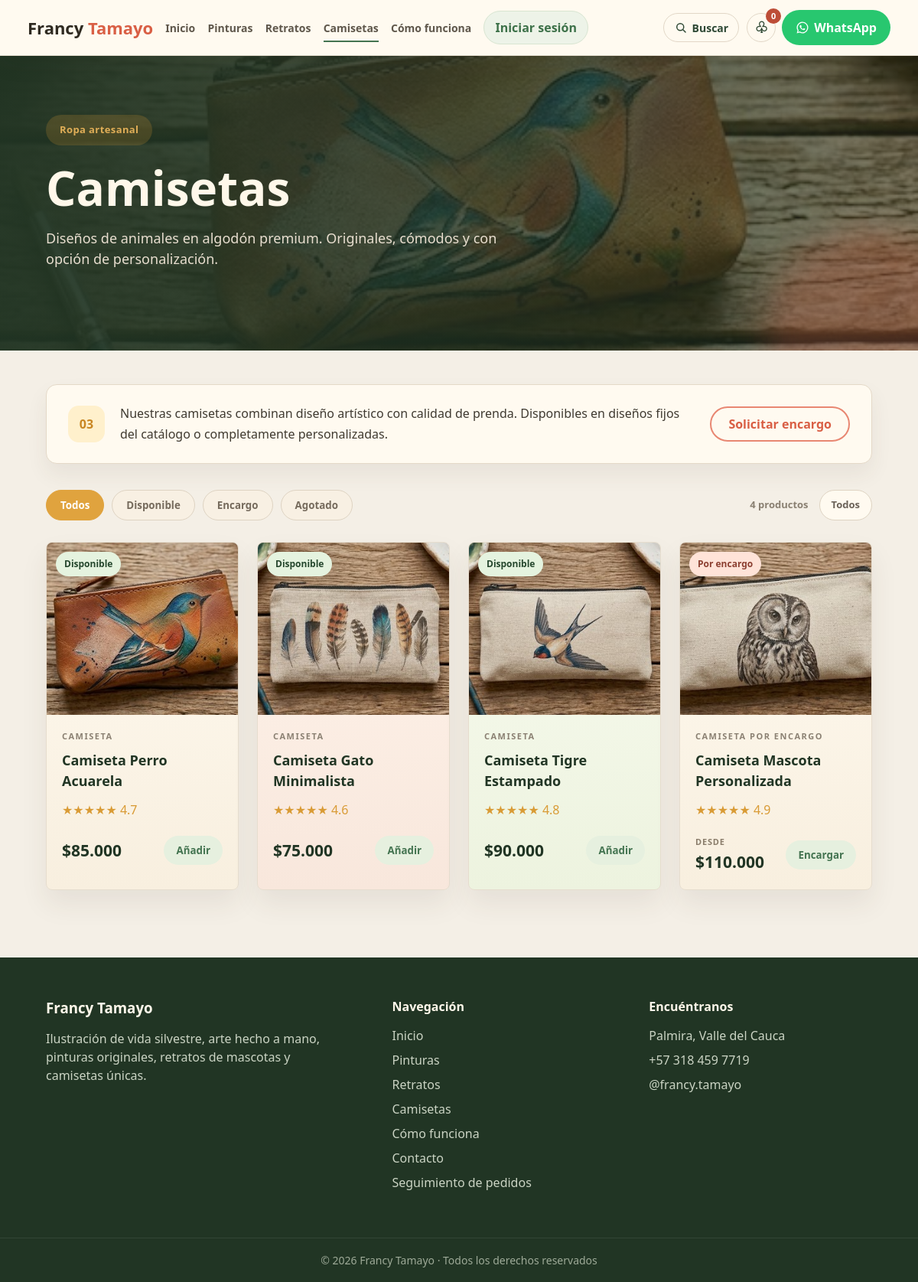
The app's page /camisetas.php with its own data.
### tables this page shows
CREATE TABLE IF NOT EXISTS productos (
  id INT AUTO_INCREMENT PRIMARY KEY,
  nombre VARCHAR(120) NOT NULL,
  categoria ENUM('pinturas','retratos','camisetas') NOT NULL,
  tipo VARCHAR(80) NOT NULL,
  descripcion TEXT NULL,
  precio DECIMAL(10,2) NOT NULL DEFAULT 0,
  imagen VARCHAR(255) NOT NULL,
  estado ENUM('disponible','encargo','agotado') NOT NULL DEFAULT 'disponible',
  rating DECIMAL(2,1) NOT NULL DEFAULT 4.8,
  destacado TINYINT(1) NOT NULL DEFAULT 0,
  activo TINYINT(1) NOT NULL DEFAULT 1,
  orden INT NOT NULL DEFAULT 0,
  fecha_creacion TIMESTAMP DEFAULT CURRENT_TIMESTAMP,
  UNIQUE KEY uq_producto_nombre (nombre)
);

### include/funciones.php (called while the page is built, shortened)
<?php
function entradaTexto(mixed $valor): string {
    return is_scalar($valor) ? trim((string) $valor) : '';
}

### include/productos.php (the view, shortened to what this page needs)
<?php
function obtenerProductos(?string $categoria = null, bool $soloActivos = true, ?string $estado = null): array
{
    try {
        $db = conectarDB();
        $condiciones = [];
        $tipos = '';
        $valores = [];
        if ($soloActivos) {
            $condiciones[] = 'activo = 1';
        }
        if ($categoria !== null) {
            $condiciones[] = 'categoria = ?';
            $tipos .= 's';
            $valores[] = $categoria;
        }
        $sql = 'SELECT * FROM productos';
        if ($condiciones) {
            $sql .= ' WHERE ' . implode(' AND ', $condiciones);
        }
        $sql .= ' ORDER BY orden ASC, id ASC';
        $stmt = $db->prepare($sql);
        if ($valores) {
            $stmt->bind_param($tipos, ...$valores);
        }
        $stmt->execute();
        return $stmt->get_result()->fetch_all(MYSQLI_ASSOC);
    } catch (Throwable $error) {
        return productosBase($categoria, $soloActivos, $estado);
    }
}
function etiquetaEstadoProducto(array $producto): string
{
    return match ($producto['estado']) {
        'encargo' => 'Por encargo',
        'agotado' => 'Agotado',
        default => 'Disponible',
    };
}
function claseEstadoProducto(array $producto): string
{
    return match ($producto['estado']) {
        'disponible' => 'available',
        default => 'custom',
    };
}
function renderizarTarjetaProducto(array $producto, bool $enlaceCategoria = false): void
{
    $nombre = htmlspecialchars($producto['nombre']);
    $tipo = htmlspecialchars($producto['tipo']);
    $imagen = htmlspecialchars($producto['imagen']);
    $estado = htmlspecialchars(etiquetaEstadoProducto($producto));
    $claseEstado = htmlspecialchars(claseEstadoProducto($producto));
    $rating = number_format((float) $producto['rating'], 1);
    $estrellasLlenas = (int) round((float) $producto['rating']);
    $estrellas = str_repeat('★', $estrellasLlenas) . str_repeat('☆', 5 - $estrellasLlenas);
    $precio = '$' . number_format((float) $producto['precio'], 0, ',', '.');
    $prefijoPrecio = $producto['estado'] === 'encargo' ? '<small>Desde</small>' : '';
    $deshabilitado = $producto['estado'] === 'agotado' ? ' disabled' : '';
    $textoBoton = $producto['estado'] === 'agotado' ? 'Agotado' : ($producto['estado'] === 'encargo' ? 'Encargar' : 'Añadir');
    $urlCategoria = BASE_URL . $producto['categoria'] . '.php';
    ?>
    <article class="product-card">
        <div class="product-image">
            <span class="badge <?= $claseEstado ?>"><?= $estado ?></span>
            <img src="<?= BASE_URL . $imagen ?>" alt="<?= $nombre ?>">
        </div>
        <div class="product-body">
            <span><?= $tipo ?></span>
            <h3><?= $nombre ?></h3>
            <p class="rating" aria-label="Valoración <?= $rating ?> de 5"><span aria-hidden="true"><?= $estrellas ?></span> <?= $rating ?></p>
            <div class="product-footer">
                <strong class="product-price"><?= $prefijoPrecio ?><?= $precio ?></strong>
                <?php if ($enlaceCategoria): ?>
                    <a href="<?= $urlCategoria ?>">Ver más</a>
                <?php else: ?>
                    <button class="add-to-cart" data-id="<?= (int) $producto['id'] ?>" data-product="<?= $nombre ?>" data-category="<?= $tipo ?>" data-price="<?= (float) $producto['precio'] ?>" data-image="<?= $imagen ?>"<?= $deshabilitado ?>><?= $textoBoton ?></button>
                <?php endif; ?>
            </div>
        </div>
    </article>
    <?php
}

### camisetas.php (shortened to what this page needs)
<?php
require 'include/funciones.php';
require 'include/productos.php';
$estadoFiltro = entradaTexto($_GET['estado'] ?? '');
$estadosValidos = ['disponible', 'encargo', 'agotado'];
if (!in_array($estadoFiltro, $estadosValidos, true)) $estadoFiltro = '';
$productos = obtenerProductos('camisetas', true, $estadoFiltro ?: null);
?>
<main class="category-page category-shirts">
    <section class="category-hero">
        <div class="container category-hero-content">
            <span class="category-pill accent-gold">Ropa artesanal</span>
            <h1>Camisetas</h1>
            <p>Diseños de animales en algodón premium. Originales, cómodos y con opción de personalización.</p>
        </div>
    </section>
    <section class="category-store">
        <div class="container">
            <div class="category-note note-action">
                <span class="note-icon accent-gold">03</span>
                <p>Nuestras camisetas combinan diseño artístico con calidad de prenda. Disponibles en diseños fijos del catálogo o completamente personalizadas.</p>
                <a href="<?php echo BASE_URL; ?>contacto.php" class="outline-action">Solicitar encargo</a>
            </div>
            <div class="store-toolbar">
                <form class="filter-list gold-filters" method="GET" aria-label="Filtrar camisetas por disponibilidad">
                    <button class="filter <?= $estadoFiltro === '' ? 'active' : '' ?>" type="submit" name="estado" value="">Todos</button>
                    <button class="filter <?= $estadoFiltro === 'disponible' ? 'active' : '' ?>" type="submit" name="estado" value="disponible">Disponible</button>
                    <button class="filter <?= $estadoFiltro === 'encargo' ? 'active' : '' ?>" type="submit" name="estado" value="encargo">Encargo</button>
                    <button class="filter <?= $estadoFiltro === 'agotado' ? 'active' : '' ?>" type="submit" name="estado" value="agotado">Agotado</button>
                </form>
                <div class="store-count">
                    <span><?= count($productos) ?> productos</span>
                    <strong><?= $estadoFiltro ? ucfirst($estadoFiltro) : 'Todos' ?></strong>
                </div>
            </div>
            <?php if ($productos): ?>
                <div class="product-grid category-products">
                    <?php foreach ($productos as $producto): ?>
                        <?php renderizarTarjetaProducto($producto); ?>
                    <?php endforeach; ?>
                </div>
            <?php else: ?>
                <div class="search-empty">No hay camisetas con este filtro por ahora. Prueba con otra disponibilidad.</div>
            <?php endif; ?>
        </div>
    </section>
</main>
<?php include 'include/templates/footer.php'; ?>

### assets/css/base/global.css (style rules this page uses)
html, body { background-color:#050505; background-image: linear-gradient(rgba(255,255,255,.035) 1px, transparent 1px), linear-gradient(90deg, rgba(255,255,255,.035) 1px, transparent 1px), url('../../imagenes/137042075-grid-square-graph-line-full-page-on-black-paper-background-paper-grid-square-graph-line-texture-of.jpg'); background-size:32px 32px; background-attachment:fixed; }
body { color:#fff; line-height:1.5; }
body::before { content:""; position:fixed; inset:0; pointer-events:none; background:radial-gradient(circle at top, rgba(0,208,132,.05), transparent 35%); z-index:-1; }
a { color:inherit; text-decoration:none; transition:.35s; }
img { width:100%; display:block; transition:.5s; }
section { padding:110px 0; }
.container { width:90%; max-width:1200px; margin:auto; }

### assets/css/paginas/tienda.css (style rules this page uses)
.search-card .product-footer button,.add-to-cart { border:0;background:#e6f0df;color:#447451;padding:10px 16px;border-radius:999px;font-weight:900;cursor:pointer;transition:background .2s ease }

### records on screen
productos: estado "Disponible", imagen (picture), tipo "CAMISETA", nombre "Camiseta Perro Acuarela", rating "★★★★★", rating "4.7", precio "$85.000", estado "Añadir"
productos: estado "Disponible", imagen (picture), tipo "CAMISETA", nombre "Camiseta Gato Minimalista", rating "★★★★★", rating "4.6", precio "$75.000", estado "Añadir"
productos: estado "Disponible", imagen (picture), tipo "CAMISETA", nombre "Camiseta Tigre Estampado", rating "★★★★★", rating "4.8", precio "$90.000", estado "Añadir"
productos: estado "Por encargo", imagen (picture), tipo "CAMISETA POR ENCARGO", nombre "Camiseta Mascota Personalizada", rating "★★★★★", rating "4.9", shows "DESDE", precio "$110.000", estado "Encargar"

### other values on screen
count($productos) "4"
